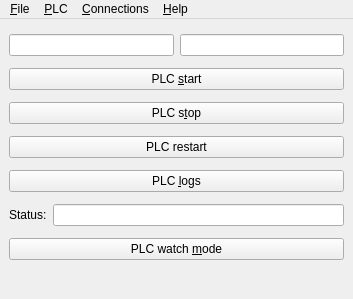
<?xml version="1.0" encoding="UTF-8"?>
<ui version="4.0">
 <author>Sven Sager</author>
 <class>win_revpicommander</class>
 <widget class="QMainWindow" name="win_revpicommander">
  <property name="geometry">
   <rect>
    <x>0</x>
    <y>0</y>
    <width>353</width>
    <height>299</height>
   </rect>
  </property>
  <property name="windowTitle">
   <string notr="true">RevPi Commander</string>
  </property>
  <property name="windowIcon">
   <iconset resource="ressources.qrc">
    <normaloff>:/main/ico/revpipycontrol.ico</normaloff>:/main/ico/revpipycontrol.ico</iconset>
  </property>
  <widget class="QWidget" name="centralwidget">
   <layout class="QVBoxLayout" name="verticalLayout">
    <item>
     <layout class="QHBoxLayout" name="hzl_connection">
      <item>
       <widget class="QLineEdit" name="txt_host">
        <property name="focusPolicy">
         <enum>Qt::NoFocus</enum>
        </property>
        <property name="text">
         <string notr="true"/>
        </property>
        <property name="readOnly">
         <bool>true</bool>
        </property>
       </widget>
      </item>
      <item>
       <widget class="QLineEdit" name="txt_connection">
        <property name="focusPolicy">
         <enum>Qt::NoFocus</enum>
        </property>
        <property name="text">
         <string notr="true"/>
        </property>
        <property name="readOnly">
         <bool>true</bool>
        </property>
       </widget>
      </item>
     </layout>
    </item>
    <item>
     <widget class="QPushButton" name="btn_plc_start">
      <property name="text">
       <string>PLC &amp;start</string>
      </property>
     </widget>
    </item>
    <item>
     <widget class="QPushButton" name="btn_plc_stop">
      <property name="text">
       <string>PLC s&amp;top</string>
      </property>
     </widget>
    </item>
    <item>
     <widget class="QPushButton" name="btn_plc_restart">
      <property name="text">
       <string>PLC restart</string>
      </property>
     </widget>
    </item>
    <item>
     <widget class="QPushButton" name="btn_plc_logs">
      <property name="text">
       <string>PLC &amp;logs</string>
      </property>
     </widget>
    </item>
    <item>
     <layout class="QHBoxLayout" name="hzl_status">
      <item>
       <widget class="QLabel" name="lbl_status">
        <property name="text">
         <string>Status:</string>
        </property>
       </widget>
      </item>
      <item>
       <widget class="QLineEdit" name="txt_status">
        <property name="focusPolicy">
         <enum>Qt::NoFocus</enum>
        </property>
        <property name="text">
         <string notr="true"/>
        </property>
        <property name="alignment">
         <set>Qt::AlignCenter</set>
        </property>
        <property name="readOnly">
         <bool>true</bool>
        </property>
       </widget>
      </item>
     </layout>
    </item>
    <item>
     <widget class="QPushButton" name="btn_plc_debug">
      <property name="minimumSize">
       <size>
        <width>300</width>
        <height>0</height>
       </size>
      </property>
      <property name="text">
       <string>PLC watch &amp;mode</string>
      </property>
      <property name="checkable">
       <bool>true</bool>
      </property>
     </widget>
    </item>
   </layout>
  </widget>
  <widget class="QMenuBar" name="menubar">
   <property name="geometry">
    <rect>
     <x>0</x>
     <y>0</y>
     <width>353</width>
     <height>24</height>
    </rect>
   </property>
   <widget class="QMenu" name="men_file">
    <property name="title">
     <string>&amp;File</string>
    </property>
    <addaction name="act_connections"/>
    <addaction name="act_search"/>
    <addaction name="separator"/>
    <addaction name="act_simulator"/>
    <addaction name="separator"/>
    <addaction name="act_quit"/>
   </widget>
   <widget class="QMenu" name="men_help">
    <property name="title">
     <string>&amp;Help</string>
    </property>
    <addaction name="act_webpage"/>
    <addaction name="separator"/>
    <addaction name="act_info"/>
   </widget>
   <widget class="QMenu" name="men_plc">
    <property name="title">
     <string>&amp;PLC</string>
    </property>
    <addaction name="act_logs"/>
    <addaction name="act_options"/>
    <addaction name="act_program"/>
    <addaction name="act_developer"/>
    <addaction name="separator"/>
    <addaction name="act_pictory"/>
    <addaction name="act_reset"/>
    <addaction name="separator"/>
    <addaction name="act_disconnect"/>
   </widget>
   <widget class="QMenu" name="men_connections">
    <property name="title">
     <string>&amp;Connections</string>
    </property>
   </widget>
   <addaction name="men_file"/>
   <addaction name="men_plc"/>
   <addaction name="men_connections"/>
   <addaction name="men_help"/>
  </widget>
  <widget class="QStatusBar" name="statusbar">
   <property name="sizeGripEnabled">
    <bool>false</bool>
   </property>
  </widget>
  <action name="act_connections">
   <property name="text">
    <string>&amp;Connections...</string>
   </property>
   <property name="shortcut">
    <string>Ctrl+N</string>
   </property>
  </action>
  <action name="act_search">
   <property name="text">
    <string>&amp;Search Revolution Pi...</string>
   </property>
   <property name="shortcut">
    <string>Ctrl+F</string>
   </property>
  </action>
  <action name="act_quit">
   <property name="text">
    <string>&amp;Quit</string>
   </property>
  </action>
  <action name="act_webpage">
   <property name="text">
    <string>Visit &amp;webpage...</string>
   </property>
  </action>
  <action name="act_info">
   <property name="text">
    <string>&amp;Info...</string>
   </property>
  </action>
  <action name="act_logs">
   <property name="text">
    <string>PLC &amp;logs...</string>
   </property>
   <property name="shortcut">
    <string>Ctrl+L</string>
   </property>
  </action>
  <action name="act_options">
   <property name="text">
    <string>PLC &amp;options...</string>
   </property>
   <property name="shortcut">
    <string>Ctrl+O</string>
   </property>
  </action>
  <action name="act_program">
   <property name="text">
    <string>PLC progra&amp;m...</string>
   </property>
   <property name="shortcut">
    <string>Ctrl+P</string>
   </property>
  </action>
  <action name="act_developer">
   <property name="text">
    <string>PLC de&amp;veloper...</string>
   </property>
   <property name="shortcut">
    <string>Ctrl+D</string>
   </property>
  </action>
  <action name="act_pictory">
   <property name="text">
    <string>piCtory configuraiton...</string>
   </property>
  </action>
  <action name="act_disconnect">
   <property name="text">
    <string>&amp;Disconnect</string>
   </property>
   <property name="shortcut">
    <string>Ctrl+X</string>
   </property>
  </action>
  <action name="act_reset">
   <property name="text">
    <string>Reset driver...</string>
   </property>
  </action>
  <action name="act_simulator">
   <property name="text">
    <string>RevPi si&amp;mulator...</string>
   </property>
  </action>
 </widget>
 <tabstops>
  <tabstop>btn_plc_start</tabstop>
  <tabstop>btn_plc_stop</tabstop>
  <tabstop>btn_plc_restart</tabstop>
  <tabstop>btn_plc_logs</tabstop>
  <tabstop>btn_plc_debug</tabstop>
 </tabstops>
 <resources>
  <include location="ressources.qrc"/>
 </resources>
 <connections>
  <connection>
   <sender>act_quit</sender>
   <signal>triggered()</signal>
   <receiver>win_revpicommander</receiver>
   <slot>close()</slot>
   <hints>
    <hint type="sourcelabel">
     <x>-1</x>
     <y>-1</y>
    </hint>
    <hint type="destinationlabel">
     <x>159</x>
     <y>136</y>
    </hint>
   </hints>
  </connection>
 </connections>
</ui>
